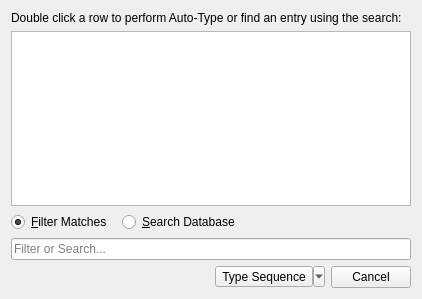
<?xml version="1.0" encoding="UTF-8"?>
<ui version="4.0">
 <class>AutoTypeSelectDialog</class>
 <widget class="QDialog" name="AutoTypeSelectDialog">
  <property name="geometry">
   <rect>
    <x>0</x>
    <y>0</y>
    <width>418</width>
    <height>295</height>
   </rect>
  </property>
  <property name="windowTitle">
   <string>Auto-Type - KeePassXC</string>
  </property>
  <layout class="QVBoxLayout" name="verticalLayout">
   <item>
    <widget class="QLabel" name="label">
     <property name="text">
      <string>Double click a row to perform Auto-Type or find an entry using the search:</string>
     </property>
    </widget>
   </item>
   <item>
    <widget class="AutoTypeMatchView" name="view">
     <property name="sizePolicy">
      <sizepolicy hsizetype="Expanding" vsizetype="MinimumExpanding">
       <horstretch>0</horstretch>
       <verstretch>0</verstretch>
      </sizepolicy>
     </property>
     <property name="minimumSize">
      <size>
       <width>0</width>
       <height>175</height>
      </size>
     </property>
    </widget>
   </item>
   <item>
    <widget class="QWidget" name="buttonBox_2" native="true">
     <layout class="QHBoxLayout" name="horizontalLayout_2">
      <property name="spacing">
       <number>10</number>
      </property>
      <property name="leftMargin">
       <number>0</number>
      </property>
      <property name="topMargin">
       <number>0</number>
      </property>
      <property name="rightMargin">
       <number>0</number>
      </property>
      <property name="bottomMargin">
       <number>0</number>
      </property>
      <item>
       <widget class="QRadioButton" name="filterRadio">
        <property name="text">
         <string>&amp;Filter Matches</string>
        </property>
        <property name="checked">
         <bool>true</bool>
        </property>
       </widget>
      </item>
      <item>
       <widget class="QRadioButton" name="searchRadio">
        <property name="text">
         <string>&amp;Search Database</string>
        </property>
       </widget>
      </item>
      <item>
       <spacer name="horizontalSpacer">
        <property name="orientation">
         <enum>Qt::Horizontal</enum>
        </property>
        <property name="sizeHint" stdset="0">
         <size>
          <width>40</width>
          <height>20</height>
         </size>
        </property>
       </spacer>
      </item>
     </layout>
    </widget>
   </item>
   <item>
    <widget class="QLineEdit" name="search">
     <property name="sizePolicy">
      <sizepolicy hsizetype="MinimumExpanding" vsizetype="Fixed">
       <horstretch>0</horstretch>
       <verstretch>0</verstretch>
      </sizepolicy>
     </property>
     <property name="minimumSize">
      <size>
       <width>400</width>
       <height>0</height>
      </size>
     </property>
     <property name="placeholderText">
      <string>Filter or Search...</string>
     </property>
     <property name="clearButtonEnabled">
      <bool>true</bool>
     </property>
    </widget>
   </item>
   <item>
    <layout class="QHBoxLayout" name="horizontalLayout">
     <item>
      <spacer name="horizontalSpacer_2">
       <property name="orientation">
        <enum>Qt::Horizontal</enum>
       </property>
       <property name="sizeHint" stdset="0">
        <size>
         <width>40</width>
         <height>20</height>
        </size>
       </property>
      </spacer>
     </item>
     <item>
      <widget class="QToolButton" name="action">
       <property name="text">
        <string>Type Sequence</string>
       </property>
       <property name="popupMode">
        <enum>QToolButton::MenuButtonPopup</enum>
       </property>
      </widget>
     </item>
     <item>
      <widget class="QPushButton" name="cancelButton">
       <property name="text">
        <string>Cancel</string>
       </property>
       <property name="autoDefault">
        <bool>false</bool>
       </property>
      </widget>
     </item>
    </layout>
   </item>
  </layout>
 </widget>
 <customwidgets>
  <customwidget>
   <class>AutoTypeMatchView</class>
   <extends>QTableView</extends>
   <header>autotype/AutoTypeMatchView.h</header>
  </customwidget>
 </customwidgets>
 <tabstops>
  <tabstop>view</tabstop>
  <tabstop>filterRadio</tabstop>
  <tabstop>searchRadio</tabstop>
  <tabstop>search</tabstop>
 </tabstops>
 <resources/>
 <connections/>
</ui>
